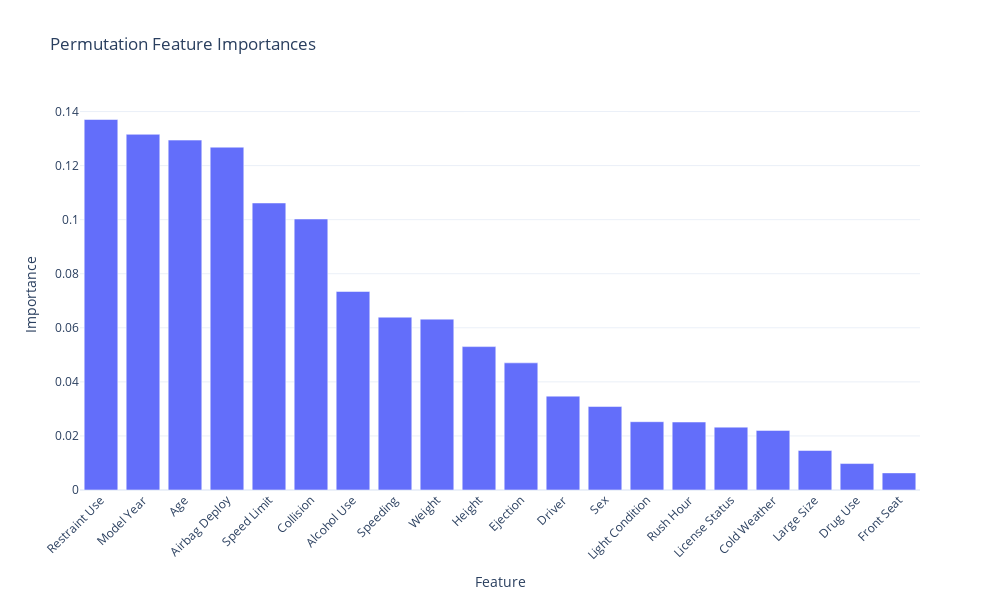

Source (notebook cell):
### Code cell
from sklearn.inspection import permutation_importance
import plotly.graph_objects as go
import pandas as pd

# Assuming 'model' is your trained model and 'X_train' is your training dataset
MDI = permutation_importance(model2, X_train, y_train)['importances_mean']
features = X_train.columns

# Create a DataFrame for easy sorting
df = pd.DataFrame({'Feature': features, 'Importance': MDI})

# Sort the DataFrame by 'Importance' in descending order
df_sorted = df.sort_values(by='Importance', ascending=False)

# Creating the bar chart with sorted values
fig = go.Figure([go.Bar(x=df_sorted['Feature'], y=df_sorted['Importance'])])

# Updating layout for better readability
fig.update_layout(
    title='Permutation Feature Importances',
    xaxis_tickangle=-45,
    xaxis_title='Feature',
    yaxis_title='Importance',
    template='plotly_white',
    autosize=False,
    width=1000,
    height=600
)

fig.show()

### Figure 1 — Plotly figure (JSON) as saved in the notebook; plotly's stock layout.template omitted (floating-point values rounded to 4 significant figures)
{"data": [{"type": "bar", "x": ["Restraint Use", "Model Year", "Age", "Airbag Deploy", "Speed Limit", "Collision", "Alcohol Use", "Speeding", "Weight", "Height", "Ejection", "Driver", "Sex", "Light Condition", "Rush Hour", "License Status", "Cold Weather", "Large Size", "Drug Use", "Front Seat"], "y": [0.137, 0.1316, 0.1294, 0.1268, 0.1062, 0.1002, 0.07343, 0.06393, 0.0632, 0.05304, 0.04703, 0.03472, 0.03088, 0.02527, 0.02515, 0.02325, 0.02204, 0.0146, 0.009782, 0.006334]}], "layout": {"autosize": false, "height": 600, "title": {"text": "Permutation Feature Importances"}, "width": 1000, "xaxis": {"tickangle": -45, "title": {"text": "Feature"}}, "yaxis": {"title": {"text": "Importance"}}}}
